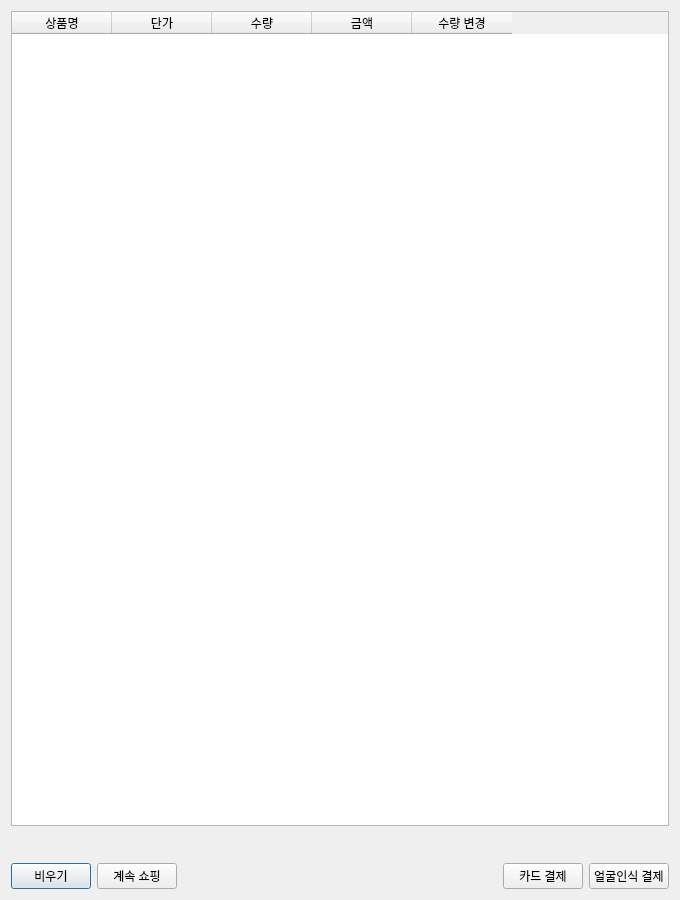
<?xml version="1.0" encoding="UTF-8"?>
<ui version="4.0">
 <class>CartDialog</class>
 <widget class="QDialog" name="CartDialog">
  <property name="geometry">
   <rect>
    <x>0</x>
    <y>0</y>
    <width>680</width>
    <height>900</height>
   </rect>
  </property>
  <property name="windowTitle">
   <string>장바구니</string>
  </property>
  <layout class="QVBoxLayout" name="layout">
   <item>
    <widget class="QTableWidget" name="table">
     <property name="editTriggers">
      <set>QAbstractItemView::NoEditTriggers</set>
     </property>
     <property name="selectionMode">
      <enum>QAbstractItemView::NoSelection</enum>
     </property>
     <attribute name="verticalHeaderVisible">
      <bool>false</bool>
     </attribute>
     <column>
      <property name="text">
       <string>상품명</string>
      </property>
     </column>
     <column>
      <property name="text">
       <string>단가</string>
      </property>
     </column>
     <column>
      <property name="text">
       <string>수량</string>
      </property>
     </column>
     <column>
      <property name="text">
       <string>금액</string>
      </property>
     </column>
     <column>
      <property name="text">
       <string>수량 변경</string>
      </property>
     </column>
    </widget>
   </item>
   <item>
    <layout class="QHBoxLayout" name="totalLine">
     <item>
      <spacer name="totalStretch">
       <property name="orientation">
        <enum>Qt::Horizontal</enum>
       </property>
       <property name="sizeHint" stdset="0">
        <size>
         <width>0</width>
         <height>0</height>
        </size>
       </property>
      </spacer>
     </item>
     <item>
      <widget class="QLabel" name="totalLabel">
       <property name="styleSheet">
        <string notr="true">font-size: 22px; font-weight: bold;</string>
       </property>
      </widget>
     </item>
     <item alignment="Qt::AlignBottom">
      <widget class="QLabel" name="balanceLabel">
       <property name="styleSheet">
        <string notr="true">font-size: 14px; color: #52514e;</string>
       </property>
      </widget>
     </item>
    </layout>
   </item>
   <item>
    <layout class="QHBoxLayout" name="buttons">
     <item>
      <widget class="QPushButton" name="clearButton">
       <property name="text">
        <string>비우기</string>
       </property>
      </widget>
     </item>
     <item>
      <widget class="QPushButton" name="moreButton">
       <property name="text">
        <string>계속 쇼핑</string>
       </property>
      </widget>
     </item>
     <item>
      <spacer name="buttonStretch">
       <property name="orientation">
        <enum>Qt::Horizontal</enum>
       </property>
       <property name="sizeHint" stdset="0">
        <size>
         <width>0</width>
         <height>0</height>
        </size>
       </property>
      </spacer>
     </item>
     <item>
      <widget class="QPushButton" name="cardButton">
       <property name="text">
        <string>카드 결제</string>
       </property>
      </widget>
     </item>
     <item>
      <widget class="QPushButton" name="faceButton">
       <property name="text">
        <string>얼굴인식 결제</string>
       </property>
      </widget>
     </item>
    </layout>
   </item>
  </layout>
 </widget>
 <resources/>
 <connections/>
</ui>
